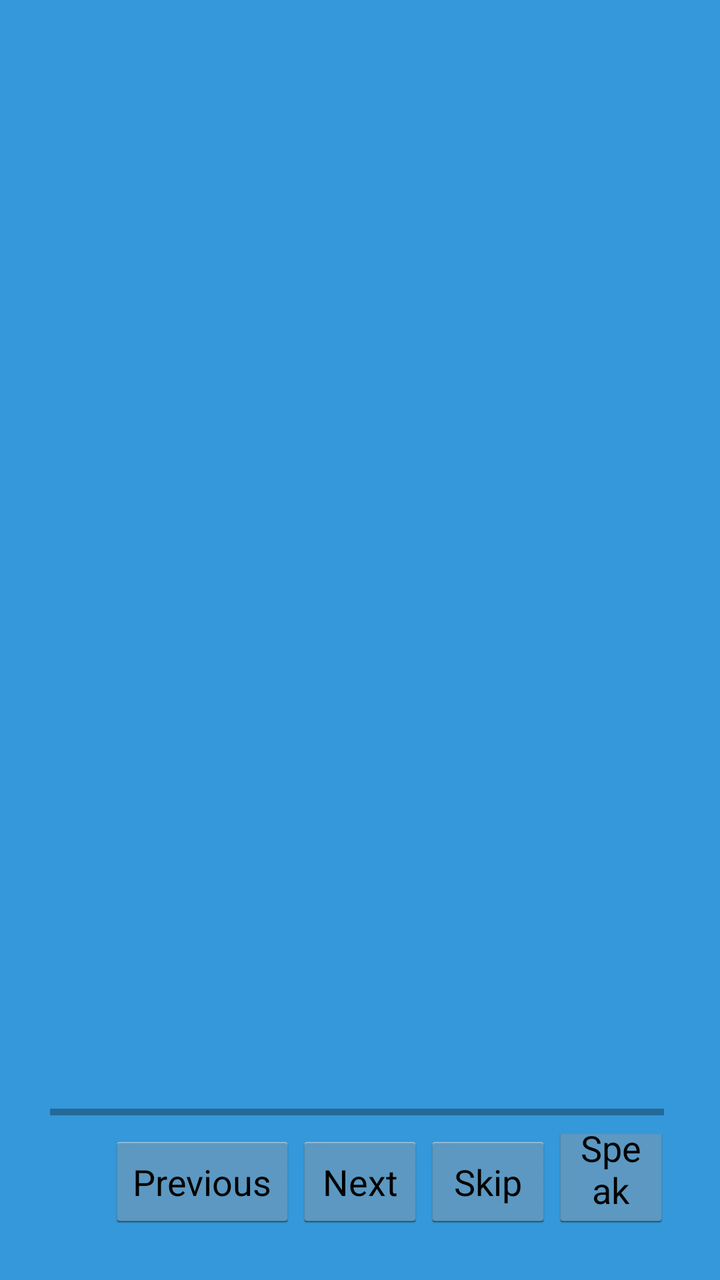
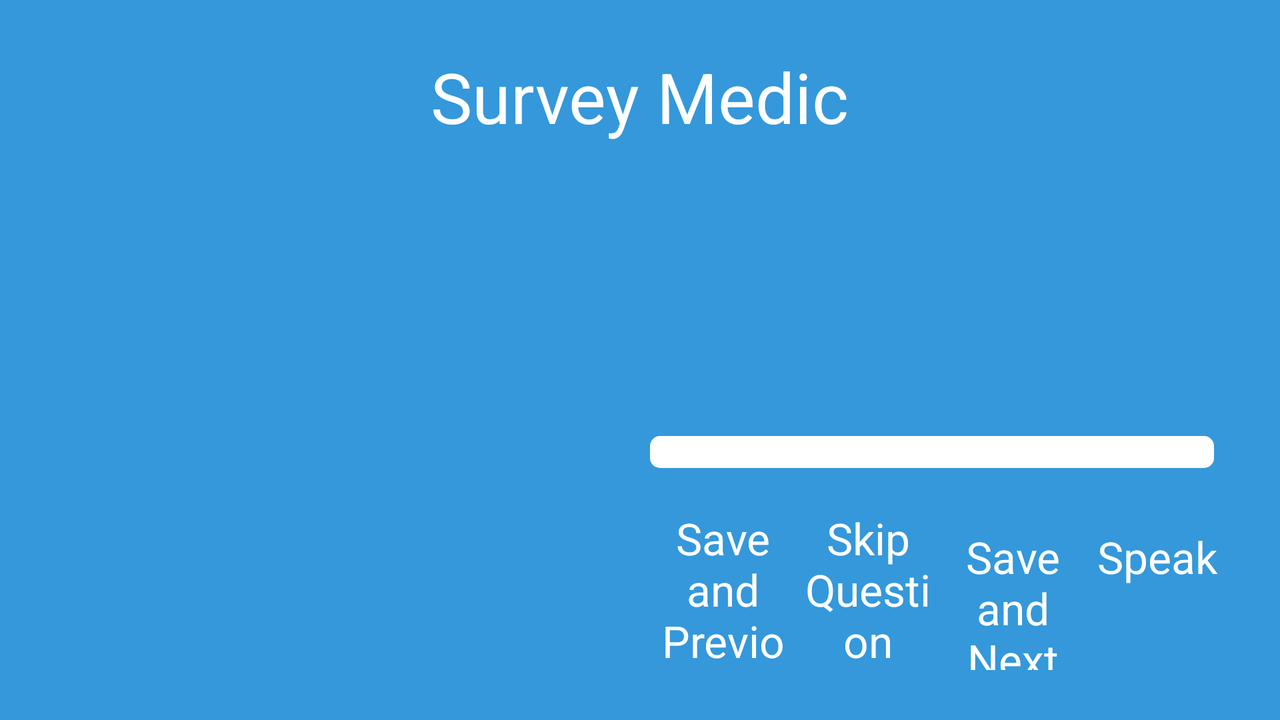

The same Android screen from two of the app's own layout files: first res/layout/ as a phone draws it, then the repository's variant for another configuration, drawn on a device whose configuration selects that folder. Both files follow.
<!-- AndroidManifest.xml: application theme android:Theme.Holo.Light.NoActionBar -->
<!-- res/layout/activity_question.xml -->
<RelativeLayout xmlns:android="http://schemas.android.com/apk/res/android"
    xmlns:tools="http://schemas.android.com/tools"
    android:layout_width="match_parent"
    android:layout_height="match_parent"
    android:padding="25dp"
    tools:context=".QuestionActivity"
    android:background="@color/background"
    tools:ignore="Overdraw">

    <TextView
        android:id="@+id/question"
        android:layout_width="wrap_content"
        android:layout_height="wrap_content"
        android:layout_centerHorizontal="true"
        android:textAppearance="?android:attr/textAppearanceLarge" />

    <Button
        android:id="@+id/next"
        android:layout_width="wrap_content"
        android:layout_height="wrap_content"
        android:layout_alignParentBottom="true"
        android:layout_centerHorizontal="true"
        android:onClick="changeQuestion"
        android:text="@string/next" />

    <Button
        android:id="@+id/previous"
        android:layout_width="wrap_content"
        android:layout_height="wrap_content"
        android:layout_alignParentBottom="true"
        android:layout_centerHorizontal="true"
        android:onClick="changeQuestion"
        android:layout_toLeftOf="@id/next"
        android:text="@string/previous"
        tools:ignore="RelativeOverlap,RtlHardcoded" />

    <Button
        android:id="@+id/skip"
        android:layout_width="wrap_content"
        android:layout_height="wrap_content"
        android:layout_alignParentBottom="true"
        android:layout_centerHorizontal="true"
        android:onClick="changeQuestion"
        android:layout_toRightOf="@id/next"
        android:text="@string/skip"
        tools:ignore="RtlHardcoded" />

    <Button
        android:id="@+id/speak"
        android:layout_width="wrap_content"
        android:layout_height="wrap_content"
        android:layout_alignParentBottom="true"
        android:layout_centerHorizontal="true"
        android:layout_toRightOf="@id/skip"
        android:text="@string/speak"
        tools:ignore="RelativeOverlap,RtlHardcoded" />

    <LinearLayout
        android:id="@+id/pb"
        android:layout_width="match_parent"
        android:layout_height="wrap_content"
        android:layout_above="@id/next"
        android:background="@color/background"
        android:orientation="horizontal">

        <ProgressBar
            android:id="@+id/progressBar1"
            style="?android:attr/progressBarStyleHorizontal"
            android:layout_width="0dp"
            android:layout_height="wrap_content"
            android:layout_weight="1"
            android:clickable="true" />

        <TextView
            android:id="@+id/outOf"
            android:layout_width="wrap_content"
            android:layout_height="wrap_content"
            android:layout_marginLeft="3dip"
            tools:ignore="RtlHardcoded" />

    </LinearLayout>

    <RelativeLayout
        android:id="@+id/answer"
        android:orientation="horizontal"
        android:layout_width="wrap_content"
        android:layout_height="wrap_content"
        android:layout_below="@id/question"
        android:layout_above="@id/pb"
        android:animateLayoutChanges="true"
        android:background="@color/background"
        android:layout_centerHorizontal="true"
        android:layout_centerVertical="true" />

</RelativeLayout>
<!-- resources referenced by this layout -->
<resources>
  <color name="background">#3498db</color>
  <string name="next">Next</string>
  <string name="previous">Previous</string>
  <string name="skip">Skip</string>
  <string name="speak">Speak</string>
</resources>
<!-- res/layout-land/activity_question.xml (the repository's variant of the layout above) -->
<!-- drawn on the phone turned sideways -->
<RelativeLayout xmlns:android="http://schemas.android.com/apk/res/android"
    xmlns:tools="http://schemas.android.com/tools"
    android:id="@+id/questionRoot"
    android:layout_width="match_parent"
    android:layout_height="match_parent"
    android:padding="25dp"
    tools:context=".QuestionActivity"
    android:background="@color/background"
    tools:ignore="InconsistentLayout,Overdraw">

    
    <RelativeLayout
        android:id="@+id/navigationBar"
        android:layout_width="match_parent"
        android:layout_height="wrap_content">

        <TextView
            android:id="@+id/questionnaireTitle"
            android:layout_width="wrap_content"
            android:layout_height="wrap_content"
            android:layout_centerInParent="true"
            android:textColor="@color/white"
            android:textSize="35sp"
            android:textAppearance="?android:attr/textAppearanceLarge"
            android:text="@string/app_name"
            android:focusable="true" />

    </RelativeLayout>

    
    <LinearLayout
        android:id="@+id/sideList"
        android:layout_width="300dp"
        android:layout_height="match_parent"
        android:layout_below="@id/navigationBar"
        android:layout_alignParentLeft="true"
        android:orientation="vertical"
        tools:ignore="RtlHardcoded">

        <ListView
            android:id="@+id/questionsList"
            android:layout_width="match_parent"
            android:layout_height="0dp"
            android:paddingRight="10dp"
            android:paddingLeft="1dp"
            android:paddingBottom="10dp"
            android:layout_weight="3"
            android:focusable="true"
            tools:ignore="RtlHardcoded" />

    </LinearLayout>

    
    <RelativeLayout
        android:id="@+id/questionSpace"
        android:layout_width="match_parent"
        android:layout_height="match_parent"
        android:layout_below="@id/navigationBar"
        android:layout_toRightOf="@id/sideList"
        tools:ignore="RtlHardcoded">

        <TextView
            android:id="@+id/question"
            android:layout_width="wrap_content"
            android:layout_height="wrap_content"
            android:layout_centerHorizontal="true"
            android:textColor="@color/white"
            android:textSize="35sp"
            android:textAppearance="?android:attr/textAppearanceLarge"
            android:focusable="true" />

        <TextView
            android:id="@+id/description"
            android:layout_width="wrap_content"
            android:layout_height="wrap_content"
            android:layout_centerHorizontal="true"
            android:layout_below="@id/question"
            android:paddingTop="3dp"
            android:textColor="@color/white"
            android:textSize="@dimen/normal_text_size"
            android:textAppearance="?android:attr/textAppearanceLarge"
            android:focusable="true" />

        <LinearLayout
            android:id="@+id/navigationButtonsBar"
            android:layout_width="match_parent"
            android:layout_height="wrap_content"
            android:layout_alignParentBottom="true"
            android:orientation="horizontal">

            <Button
                android:id="@+id/previous"
                android:layout_width="match_parent"
                android:layout_height="match_parent"
                android:layout_marginLeft="3dp"
                android:layout_marginRight="3dp"
                android:layout_marginTop="16dp"
                android:layout_weight="1"
                android:background="@drawable/button"
                style="?android:attr/textAppearanceLarge"
                android:onClick="changeQuestion"
                android:text="@string/previous_question"
                android:focusable="true"
                android:textColor="@color/white" />

            <Button
                android:id="@+id/skip"
                android:layout_width="match_parent"
                android:layout_height="match_parent"
                android:layout_marginLeft="3dp"
                android:layout_marginRight="3dp"
                android:layout_marginTop="16dp"
                android:layout_weight="1"
                android:background="@drawable/button"
                style="?android:attr/textAppearanceLarge"
                android:onClick="changeQuestion"
                android:text="@string/skip_question"
                android:focusable="true"
                android:textColor="@color/white" />

            <Button
                android:id="@+id/next"
                android:layout_width="match_parent"
                android:layout_height="wrap_content"
                android:layout_marginLeft="3dp"
                android:layout_marginRight="3dp"
                android:layout_marginTop="16dp"
                android:layout_weight="1"
                android:background="@drawable/button"
                style="?android:attr/textAppearanceLarge"
                android:onClick="changeQuestion"
                android:text="@string/next_question"
                android:focusable="true"
                android:textColor="@color/white" />

            <Button
                android:id="@+id/speak"
                android:layout_width="match_parent"
                android:layout_height="wrap_content"
                android:layout_marginLeft="3dp"
                android:layout_marginRight="3dp"
                android:layout_marginTop="16dp"
                android:layout_weight="1"
                android:background="@drawable/button"
                style="?android:attr/textAppearanceLarge"
                android:textColor="@color/white"
                android:text="@string/speak"
                android:focusable="true" />
        </LinearLayout>


        <LinearLayout
            android:id="@+id/pb"
            android:layout_width="match_parent"
            android:layout_height="wrap_content"
            android:layout_above="@id/navigationButtonsBar"
            android:orientation="horizontal">

            <ProgressBar
                android:id="@+id/progressBar1"
                style="?android:attr/progressBarStyleHorizontal"
                android:layout_width="0dp"
                android:layout_height="wrap_content"
                android:layout_marginRight="5dp"
                android:layout_weight="1"
                android:layout_gravity="center"
                android:progressDrawable="@drawable/progress_bar_style"
                tools:ignore="RtlHardcoded" />

            <TextView
                android:id="@+id/outOf"
                android:layout_width="wrap_content"
                android:layout_height="wrap_content"
                android:textColor="@color/white"
                android:textAppearance="?android:attr/textAppearanceMedium"
                android:layout_marginLeft="3dip"
                android:focusable="true"
                tools:ignore="RtlHardcoded" />

        </LinearLayout>

        <RelativeLayout
            android:id="@+id/answer"
            android:orientation="horizontal"
            android:layout_width="wrap_content"
            android:layout_height="wrap_content"
            android:layout_below="@id/description"
            android:layout_above="@id/pb"
            android:paddingTop="7dp"
            android:animateLayoutChanges="true"
            android:layout_centerHorizontal="true"
            android:layout_centerVertical="true"
            android:focusable="true" />

    </RelativeLayout>

</RelativeLayout>
<!-- resources referenced by the variant -->
<!-- as the phone turned sideways resolves them -->
<resources>
  <color name="background">#3498db</color>
  <color name="white">#ffffff</color>
  <dimen name="normal_text_size">20sp</dimen>
  <!-- drawable progress_bar_style (drawable) -->
  <?xml version="1.0" encoding="utf-8"?>
  
  <layer-list xmlns:android="http://schemas.android.com/apk/res/android" >
  
      <item android:id="@android:id/background">
      	<shape>
          	<corners android:radius="5dip" />
           	<solid android:color="@android:color/white" />
          </shape>
      </item>
      
      <item android:id="@android:id/progress">
          <clip>
              <shape>
                  <corners android:radius="5dip" />
                  <solid android:color="@color/bluedefault" />
              </shape>
          </clip>
      </item>
  
  </layer-list>
  <string name="app_name">Survey Medic</string>
  <string name="next_question">Save and Next</string>
  <string name="previous_question">Save and Previous</string>
  <string name="skip_question">Skip Question</string>
  <string name="speak">Speak</string>
  <color name="bluedefault">#59676B</color>
</resources>
